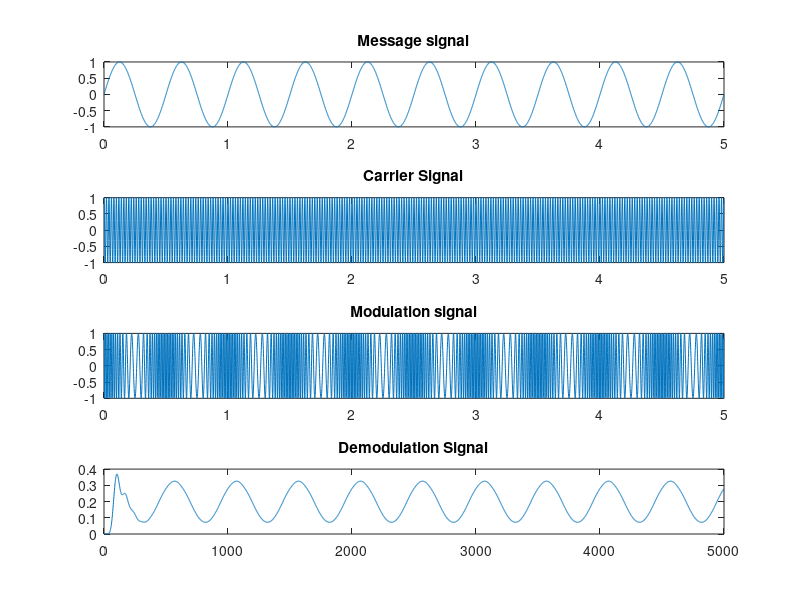

Source code (MATLAB):
clc;
clear all;
close all;

Am = 1;
fm = 2;

Ac = 1;
fc = 50;

fs = 1000;
T = 5;
t = 0 : 1/fs : T - 1/fs;
%t = 0:0.001:3;

%k = pi/2;
k=16;

%Message signal

Message_signal = Am*sin(2*pi*fm*t);
subplot(4,1,1);
plot(t, Message_signal);
title("Message signal");

%Carrier signal;

Carrier_signal = Ac * cos(2*pi*fc*t);
subplot(4,1,2);
plot(t, Carrier_signal);
title("Carrier Signal")

%Modulation Signal;

Modulation_signal = Ac*cos(2*pi*fc*t + (k.*Message_signal));
subplot(4,1,3);
plot(t, Modulation_signal);
title("Modulation signal");

%Demodulation signal;

x = diff(Modulation_signal);
y = abs(x);
[b,a] = butter(10, 0.03);
Demodulation_signal = filter(b,a,y);

subplot(4,1,4);
plot(Demodulation_signal);
title("Demodulation Signal");
